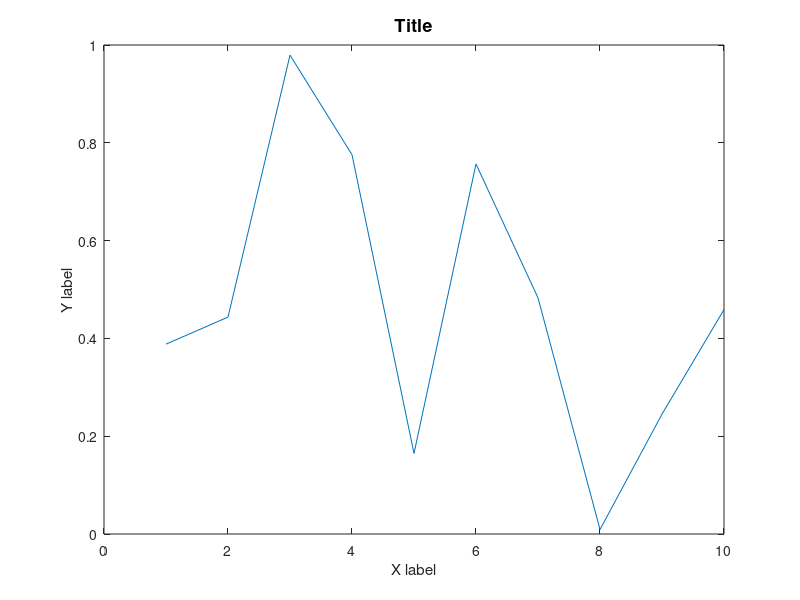

This chart was generated by the following MATLAB code: (Note: this script raises an error after producing the figure.)
clear, clc, close all;

% Create figure
figure_handle = figure;
plot(1:10, rand(1, 10));
xlabel('X label');
ylabel('Y label');
title_text = 'Title';
title(title_text, 'FontSize', 13);

% Scale
pos=get(gcf,'Position');
scale=0.7;
set(gcf,'Position',[pos(1),pos(2),pos(3)*scale,pos(4)*scale]);

% Export graphics
folder_name = 'figures';
figure_name = 'figure_1';  
resolution = 300; 
export_graphics(figure_handle, folder_name, figure_name, resolution);
